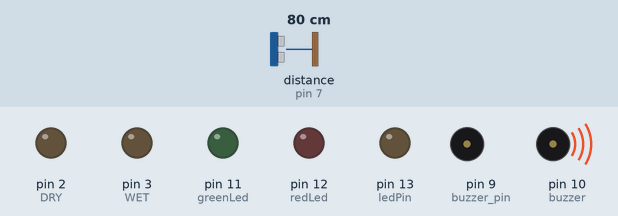
Simulated run of this sketch. Board: Arduino Uno, built with avr-gcc and run on an emulated ATmega328P. On the bench: output pins drawn as LEDs (lit = HIGH), buzzer (waves = sounding, pin HIGH). Wiring (inferred from the names in the program): ultrasonic range finder: trigger pin 6; echo pin 7. The test bench sets the inputs (shaded band); at power-on: distance to the obstacle (sensor on pin 7) 80 cm. The echo pulse lasts 58.3 µs per cm; pins used as bus, display or sensor lines are not drawn.

Above: at 1.3 s.
1.4 s: distance to the obstacle (sensor on pin 7) set to 8 cm
4.1 s: distance to the obstacle (sensor on pin 7) set to 5 cm
At 5.8 s:
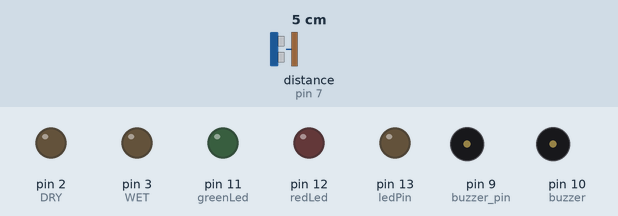
6.8 s: distance to the obstacle (sensor on pin 7) set to 24 cm
9.5 s: distance to the obstacle (sensor on pin 7) set to 29 cm
At 10.3 s:
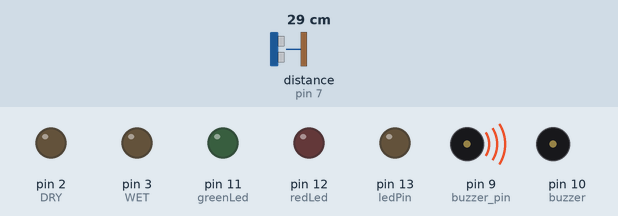
14.0 s: distance to the obstacle (sensor on pin 7) set to 2 cm
At 16.2 s:
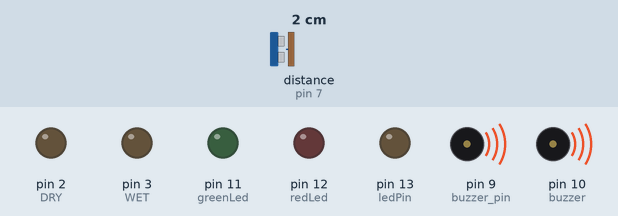
18.0 s: distance to the obstacle (sensor on pin 7) set to 35 cm
At 18.5 s:
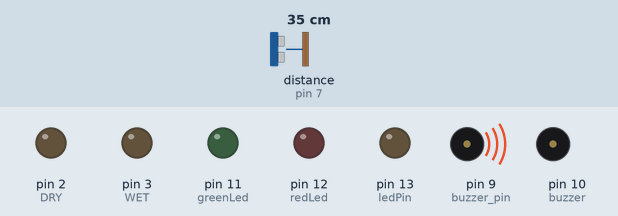
Timing chart, 0 to 23.6 s (numbered marks = the images above; inputs shaded):
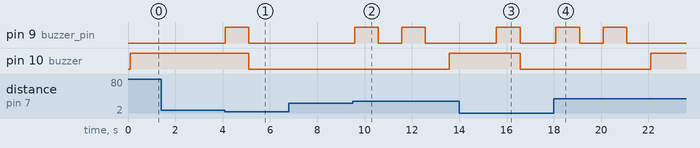

The sketch:

gas_lrd_water_irrigation.ino
```cpp
int val; //This variable stores the value received from Soil moisture sensor.


float d;
int low=23;
int high=5;
int WET= 3;
int DRY= 2;
int Sensor= 4; // Soil Sensor input at Analog PIN A0
int redLed = 12;
int greenLed = 11;
int buzzer = 10;
int smokeA0 = A5;
// Your threshold value
int sensorThres = 620;
int value= 0;
const int ledPin = 13;
const int ldrPin = A1;
void setup() {
  pinMode(ledPin, OUTPUT);
  pinMode(ldrPin, INPUT);
  pinMode(redLed, OUTPUT);
  pinMode(greenLed, OUTPUT);
  pinMode(buzzer, OUTPUT);
  pinMode(smokeA0, INPUT);
  Serial.begin(9600);
   pinMode(WET, OUTPUT);
   pinMode(DRY, OUTPUT);
   delay(100);
   pinMode(10,OUTPUT); //Set pin 13 as OUTPUT pin
  pinMode(8,INPUT); //Set pin 8 as input pin, to receive data from Soil moisture sensor.
//  Initialize serial and wait for port to open:
  Serial.begin(9600); // opens serial port, sets data rate to 9600 bps
  while (! Serial);// wait for serial port to connect. Needed for native USB
  //Serial.println("Speed 0 to 255");


   pinMode(7,INPUT);//echo pin of ultraSonic
   pinMode(6,OUTPUT);//trig pin of ultraSonic
   pinMode(10,OUTPUT);// relay
   pinMode(9,OUTPUT);// buzzer pin


//   pinMode(ledPin, OUTPUT);
  // pinMode(ldrPin, INPUT);

}

void vol() //distance calculation...
{
 digitalWrite(6,HIGH);
 delayMicroseconds(8);
 digitalWrite(6,LOW);
 delayMicroseconds(2);
 d=pulseIn(7,HIGH);
 d=d/69;
}

void loop() {
 vol();
 while(1)
  {
   b:
   digitalWrite(10,HIGH);// Pump On...
   delay(2000);
   vol();
   if(d<high) //check high...
    {
     digitalWrite(9,HIGH);// buzzer on.....
     delay(1000);
     digitalWrite(9,LOW);
     goto a;
    }
  }
 while(1)
  {
   a:
   digitalWrite(10,LOW);// pump off...
   delay(100);
   vol();
   if(d>low) //check low
    {
     digitalWrite(9,HIGH);//Buzzer beeping......
     delay(1000);
     digitalWrite(9,LOW);
     delay(1000);
     digitalWrite(9,HIGH);
     delay(1000);
     digitalWrite(9,LOW);
     delay(1000);

     goto b;
    }
  }
    Serial.print("MOISTURE LEVEL : ");
   value= analogRead(Sensor);
   value= value/10;
   Serial.println(value);
   if(value<50)
   {
      digitalWrite(WET, HIGH);
   }
   else
   {
      digitalWrite(DRY,HIGH);
   }
   delay(1000);
   digitalWrite(WET,LOW);
   digitalWrite(DRY, LOW);
     int analogSensor = analogRead(smokeA0);

  Serial.print("Pin A0: ");
  Serial.println(analogSensor);
  // Checks if it has reached the threshold value
  if (analogSensor > sensorThres)
  {
    digitalWrite(redLed, HIGH);
    digitalWrite(greenLed, LOW);
    tone(buzzer, 1000, 200);
  }
  else
  {
    digitalWrite(redLed, LOW);
    digitalWrite(greenLed, HIGH);
    noTone(buzzer);
  }
  delay(100);
  int ldrStatus = analogRead(ldrPin);

if (ldrStatus <= 200) {

digitalWrite(ledPin, HIGH);

Serial.print("Its DARK, Turn on the LED : ");

Serial.println(ldrStatus);

} else {

digitalWrite(ledPin, LOW);

Serial.print("Its BRIGHT, Turn off the LED : ");

Serial.println(ldrStatus);

}
}
```

Measured:
- the behaviour switches between 7 and 6 cm on distance to the obstacle (sensor on pin 7) (found by bisection; images 0 and 1)
- the behaviour switches between 27 and 28 cm on distance to the obstacle (sensor on pin 7) (found by bisection; images 1 and 2)
- after the input at 1.4 s, every drawn part: stays the same
- after the input at 4.1 s, pin 9 (buzzer_pin): LOW → HIGH at once, → LOW 1.0 s later; pin 10 (buzzer): HIGH → LOW after 1.0 s
- after the input at 6.8 s, every drawn part: stays the same
- after the input at 9.5 s, pin 9 (buzzer_pin): alternates HIGH for 1.0 s and LOW for 1.0 s, starting after 0.07 s; pin 10 (buzzer): LOW → HIGH after 4.1 s
- after the input at 14.0 s, pin 9 (buzzer_pin): LOW → HIGH after 1.6 s, → LOW 1.0 s later; pin 10 (buzzer): HIGH → LOW after 2.6 s
- after the input at 18.0 s, pin 9 (buzzer_pin): alternates HIGH for 1.0 s and LOW for 1.0 s, 4 changes in all, then stays LOW, starting after 0.09 s; pin 10 (buzzer): LOW → HIGH after 4.1 s
